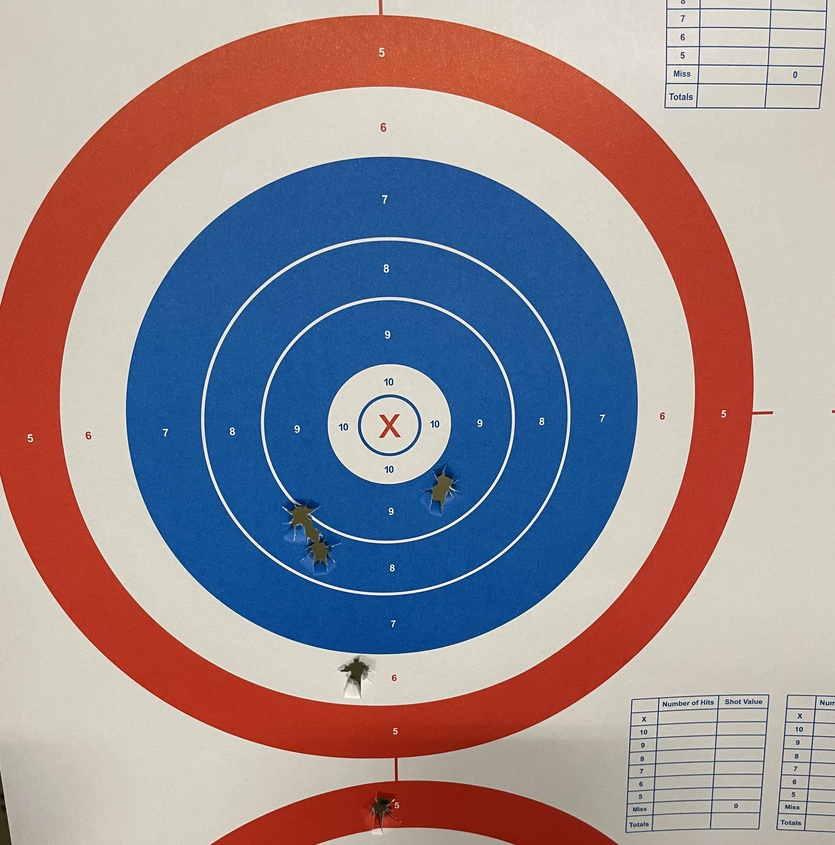
%> input picture utilities/IMG_1718.jpg, 835 x 845 px, shrunk from 3024 x 3060 before the run
$ octave --eval "result = find_center(imread('utilities/IMG_1718.jpg'));"   (GNU Octave 9; MATLAB toolbox functions it lacks are replaced by stand-ins)
%> lines starting %> are read from the running program, lines starting %| are printed output that depends on the picture; in (x1, y1, x2, y2) boxes, pixels count from 0 and x2, y2 are one past the last pixel; in counts of white or black regions, pixels touching at a corner belong together; the program's own positions count from 1
function center = find_center(rgbImage)
t = imread('files/x_template.jpg');
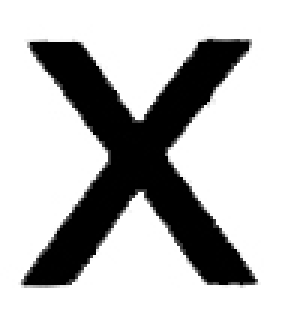
%> input picture files/x_template.jpg, 94 x 108 px (shown 3 times larger)
%> t is the input picture: size 108x94x3 uint8; min 0, max 255, mean 188.2
smallSubImage = imbinarize(rgb2gray(t));
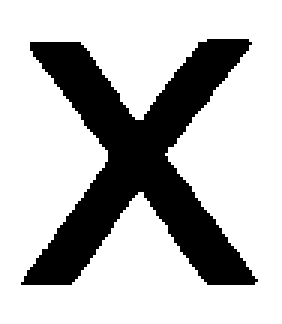
%> smallSubImage: size 108x94 logical (shown 3 times larger); 73.4% white; 1 black region, box (x1, y1, x2, y2) and area: (7, 13, 86, 95) 2696

% now get the template
channelToCorrelate = 1;  % Use the red channel.
correlationOutput = normxcorr2(smallSubImage(:,:,1), rgbImage(:,:, channelToCorrelate));
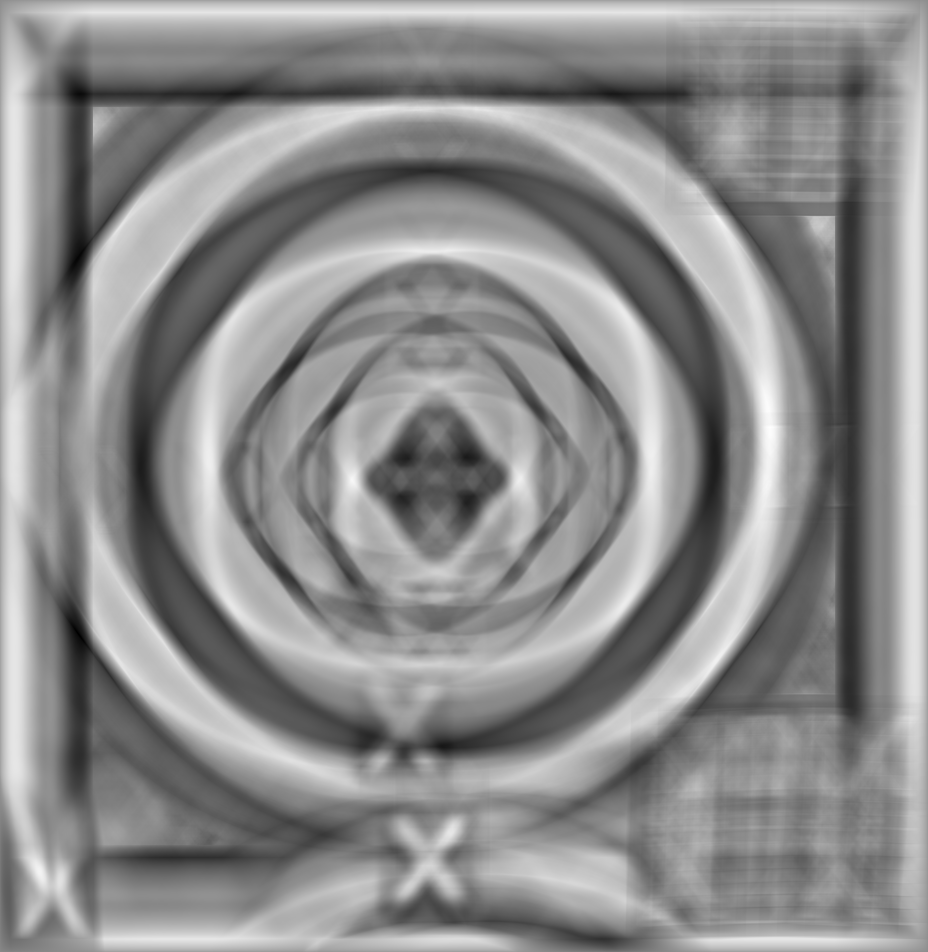
%> correlationOutput: size 952x928 double; min -0.339, max 0.284, mean 0.0054; drawn with min black and max white

% Find out where the normalized cross correlation image is brightest.
[~, maxIndex] = max(abs(correlationOutput(:)));
%> maxIndex = 75844
[yPeak, xPeak] = ind2sub(size(correlationOutput),maxIndex(1));
%> yPeak = 636; xPeak = 80
% Because cross correlation increases the size of the image,
% we need to shift back to find out where it would be in the original image.
corr_offset = [(xPeak-size(smallSubImage,2)/2) (yPeak-size(smallSubImage,1)/2)];
%> corr_offset = [33 582]

center = corr_offset;
%> center = [33 582]

end
